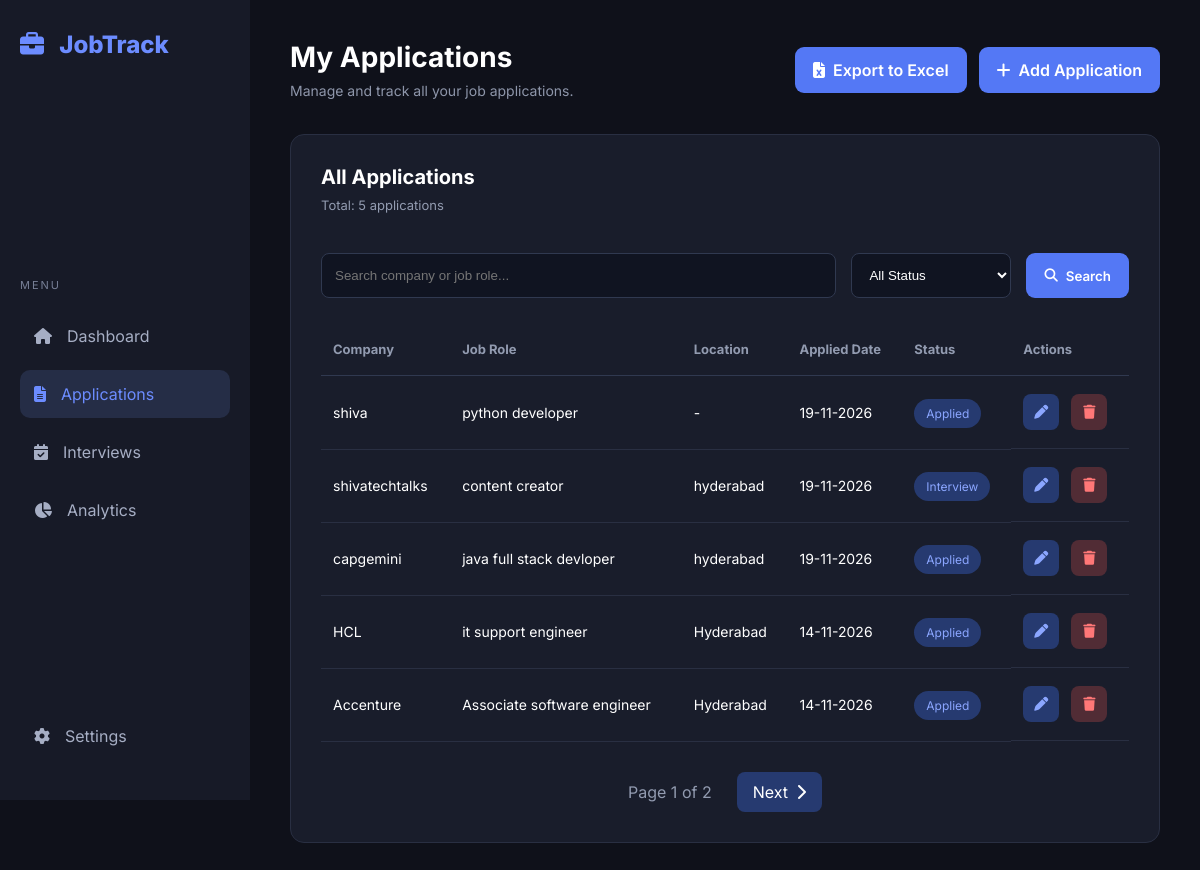
The app's page /applications with its own data.
### models.py (models this page shows)
class JobApplication(db.Model):
    id = db.Column(db.Integer, primary_key=True)
    company_name = db.Column(db.String(100), nullable=False)
    job_role = db.Column(db.String(100), nullable=False)
    location = db.Column(db.String(100))
    application_date = db.Column(db.Date)
    status = db.Column(db.String(50), default='Applied')
    job_url = db.Column(db.String(300))
    notes = db.Column(db.Text)
    interviews = db.relationship(
    'Interview',
    backref='application',
    cascade='all, delete-orphan'
    )

### app.py (the view, shortened to what this page needs)
@app.route('/applications')
def applications():
    search = request.args.get('search', '').strip()
    selected_status = request.args.get('status', '').strip()
    page = request.args.get('page', 1, type=int)
    query = JobApplication.query
    if selected_status:
        query = query.filter_by(status=selected_status)
    pagination = query.order_by(
        JobApplication.id.desc()
    ).paginate(
        page=page,
        per_page=5,
        error_out=False
    )
    return render_template(
        'applications.html',
        applications=pagination.items,
        pagination=pagination,
        search=search,
        selected_status=selected_status
    )

### templates/applications.html (shortened to what this page needs)
{% extends "base.html" %}
{% block content %}
<header class="topbar">
    <div>
        <h1>My Applications</h1>
        <p>Manage and track all your job applications.</p>
    </div>
    <div class="action-buttons">
        <a href="{{ url_for('export_applications') }}" class="add-button">
            <i class="fa-solid fa-file-excel"></i>
            Export to Excel
        </a>
        <a href="{{ url_for('add_application') }}" class="add-button">
            <i class="fa-solid fa-plus"></i>
            Add Application
        </a>
    </div>
</header>
<section class="applications-section">
    <div class="section-header">
        <div>
            <h2>All Applications</h2>
            <p>Total: {{ applications|length }} applications</p>
        </div>
    </div>
    <form method="GET" action="{{ url_for('applications') }}" class="search-filter">
        <input
            type="text"
            name="search"
            placeholder="Search company or job role..."
            value="{{ search }}"
        >
        <select name="status">
            <option value="">All Status</option>
        </select>
        <button type="submit" class="add-button">
            <i class="fa-solid fa-search"></i>
            Search
        </button>
    </form>
    {% if applications %}
    <div class="table-container">
        <table class="applications-table">
            <thead>
                <tr>
                    <th>Company</th>
                    <th>Job Role</th>
                    <th>Location</th>
                    <th>Applied Date</th>
                    <th>Status</th>
                    <th>Actions</th>
                </tr>
            </thead>
            <tbody>
                {% for application in applications %}
                <tr>
                    <td>{{ application.company_name }}</td>
                    <td>{{ application.job_role }}</td>
                    <td>{{ application.location or '-' }}</td>
                    <td>
                        {{ application.application_date.strftime('%d-%m-%Y')
                        if application.application_date else '-' }}
                    </td>
                    <td>
                        <span class="status-badge">
                            {{ application.status }}
                        </span>
                    </td>
                    <td class="action-buttons">
                        <a href="{{ url_for('edit_application', id=application.id) }}"
                           class="edit-button">
                            <i class="fa-solid fa-pen"></i>
                        </a>
                        <form method="POST"
                              action="{{ url_for('delete_application', id=application.id) }}"
                              onsubmit="return confirm('Are you sure you want to delete this application?');">
                            <button type="submit" class="delete-button">
                                <i class="fa-solid fa-trash"></i>
                            </button>
                        </form>
                    </td>
                </tr>
                {% endfor %}
            </tbody>
        </table>
    </div>
{% if pagination.pages > 1 %}
    <div class="pagination">
        <span>
            Page {{ pagination.page }} of {{ pagination.pages }}
        </span>
        {% if pagination.has_next %}
        <a href="{{ url_for('applications',
            page=pagination.next_num,
            search=search,
            status=selected_status) }}">
            Next
            <i class="fa-solid fa-chevron-right"></i>
        </a>
        {% endif %}
    </div>
{% endif %}
    {% else %}
    <div class="empty-state">
        <i class="fa-solid fa-folder-open"></i>
        <h3>No applications found</h3>
        <p>Try another search or add a new application.</p>
    </div>
    {% endif %}
</section>
{% endblock %}

### static/css/style.css (style rules this page uses)
* { margin: 0; padding: 0; box-sizing: border-box; }
body { font-family: 'Inter', sans-serif; background: #0f111a; color: #ffffff; }
.topbar { display: flex; justify-content: space-between; align-items: center; margin-bottom: 35px; }
.topbar h1 { font-size: 28px; margin-bottom: 8px; }
.topbar p { color: #8e96aa; font-size: 14px; }
.applications-section { background: #191d2b; border: 1px solid #292f42; padding: 30px; border-radius: 14px; }
.section-header { display: flex; justify-content: space-between; align-items: center; margin-bottom: 40px; }
.section-header h2 { font-size: 20px; margin-bottom: 8px; }
.section-header p { color: #929bb0; font-size: 13px; }
.add-button { background: #5478f5; border: none; color: white; padding: 13px 18px; border-radius: 9px; cursor: pointer; font-weight: 600; }
.table-container { overflow-x: auto; }
.applications-table { width: 100%; border-collapse: collapse; text-align: left; }
.applications-table th { color: #929bb0; font-size: 13px; padding: 18px 12px; border-bottom: 1px solid #303950; }
.applications-table td { padding: 18px 12px; border-bottom: 1px solid #292f42; font-size: 14px; }
.status-badge { background: #263a70; color: #8ba6ff; padding: 7px 12px; border-radius: 20px; font-size: 12px; }
.add-button { text-decoration: none; display: inline-flex; align-items: center; gap: 8px; }
.search-filter { display: flex; gap: 15px; margin: 25px 0; }
.search-filter input, .search-filter select { background: #101421; border: 1px solid #303950; border-radius: 8px; padding: 13px; color: white; outline: none; }
.search-filter input { flex: 1; }
.search-filter select { min-width: 160px; }
.search-filter button { font-family: inherit; }
.action-buttons { display: flex; align-items: center; gap: 12px; }
.edit-button, .delete-button { width: 36px; height: 36px; display: inline-flex; align-items: center; justify-content: center; border-radius: 8px; text-decoration: none; border: none; cursor: pointer; font-size: 14px; }
.edit-button { background: #263a70; color: #8ba6ff; }
.delete-button { background: #512c35; color: #ff7777; }
.action-buttons form { margin: 0; }
.pagination { display: flex; justify-content: center; align-items: center; gap: 25px; margin-top: 30px; color: #929bb0; }
.pagination a { background: #263a70; color: white; padding: 10px 16px; border-radius: 8px; text-decoration: none; display: inline-flex; align-items: center; gap: 8px; }
.applications-table { min-width: 750px; }
.applications-table th, .applications-table td { white-space: nowrap; }
.table-container { width: 100%; overflow-x: auto; -webkit-overflow-scrolling: touch; }

### records on screen
JobApplication: company_name "shiva", job_role "python developer", location "-", application_date "19-11-2026", status "Applied"
JobApplication: company_name "shivatechtalks", job_role "content creator", location "hyderabad", application_date "19-11-2026", status "Interview"
JobApplication: company_name "capgemini", job_role "java full stack devloper", location "hyderabad", application_date "19-11-2026", status "Applied"
JobApplication: company_name "HCL", job_role "it support engineer", location "Hyderabad", application_date "14-11-2026", status "Applied"
JobApplication: company_name "Accenture", job_role "Associate software engineer", location "Hyderabad", application_date "14-11-2026", status "Applied"

### other values on screen
{{ applications|length }} "5"
{{ pagination.page }} "1"
{{ pagination.pages }} "2"
